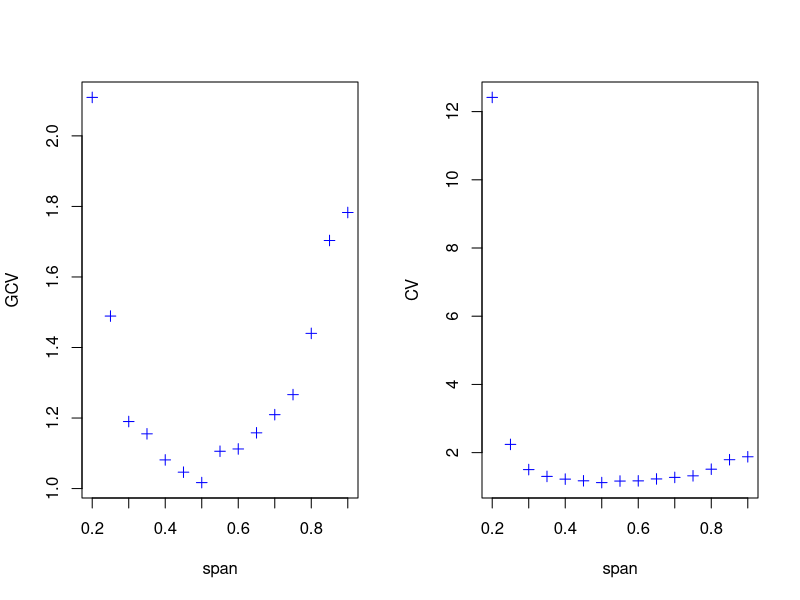

Here is the R script that generated this plot:
## ---- chunk 1
lo.lev <- function(x1, sp){
  ## YOUR CODE: compute the diagonal entries of the smoother
  ##             matrix S, stored in vector "lev"
  ## Tip: check how we compute the smoother matrix
  ##      for smoothing spline models
  n = length(x1);
  lev = matrix(0, n, n);
  for(i in 1:n){
         y = rep(0, n); y[i]=1;
         yi = loess(y ~ x1, span = sp, control = loess.control(surface = "direct"))$fitted;
         lev[,i]= yi;
  }
  
  return((lev+t(lev))/2)
}

onestep_CV <- function(x1, y1, sp){
  
  ## YOUR CODE: 
  ## 1) fit a loess model y1 ~ x1 with span = sp, and extract 
  ##    the corresponding residual vector
  ## 2) call lo.lev to obtain the diagonal entries of S
  ## 3) compute LOO-CV and GCV using formula from lecture notes
  ##    [lec_W5_NonlinearRegression.pdf] page 33. 
  n = length(x1);
  lev = lo.lev(x1, sp)
  m = loess(y1 ~ x1, span = sp, control = loess.control(surface = "direct"));
  
  cv = mean((m$residuals/(1-diag(lev)))^2)
  gcv = mean((m$residuals/(1 - sum(diag(lev))/n)) ^ 2)
  
  return(list(cv = cv, gcv = gcv))
}

myCV <- function(x1, y1, span){
  ## x1, y1: two vectors
  ## span: a sequence of values for "span"
  
  m = length(span)
  cv = rep(0, m)
  gcv = rep(0, m)
  for(i in 1:m){
    tmp = onestep_CV(x1, y1, span[i])
    cv[i] = tmp$cv
    gcv[i] = tmp$gcv
  }
  return(list(cv = cv, gcv = gcv))
}
## ---- chunk 2
mydata = read.csv(file = "Coding3_Bonus_Data.csv")

span1 = seq(from = 0.2, by = 0.05, length = 15 )
cv.out = myCV(mydata$x, mydata$y, span1)
cbind(CV=cv.out$cv, GCV=cv.out$gcv)
## ---- chunk 3
par(mfrow=c(1,2))
plot(span1, cv.out$gcv, type = "n", xlab = "span", ylab = "GCV")
points(span1, cv.out$gcv, pch = 3, col = "blue")
plot(span1, cv.out$cv, type = "n", xlab = "span", ylab = "CV")
points(span1, cv.out$cv, pch = 3, col = "blue")
## ---- chunk 4
span1[which.min(cv.out$gcv)]
span1[which.min(cv.out$cv)]
